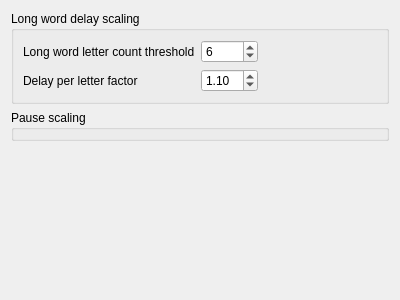
<?xml version="1.0" encoding="UTF-8"?>
<ui version="4.0">
 <class>CSettingsPagePauses</class>
 <widget class="QWidget" name="CSettingsPagePauses">
  <property name="geometry">
   <rect>
    <x>0</x>
    <y>0</y>
    <width>400</width>
    <height>300</height>
   </rect>
  </property>
  <property name="windowTitle">
   <string>Pause configuration</string>
  </property>
  <layout class="QVBoxLayout" name="verticalLayout">
   <item>
    <widget class="QGroupBox" name="groupBox">
     <property name="title">
      <string>Long word delay scaling</string>
     </property>
     <layout class="QHBoxLayout" name="horizontalLayout">
      <item>
       <layout class="QGridLayout" name="gridLayout">
        <item row="0" column="0">
         <widget class="QLabel" name="label">
          <property name="toolTip">
           <string>A word with more letters than specified here is considered long.</string>
          </property>
          <property name="text">
           <string>Long word letter count threshold</string>
          </property>
         </widget>
        </item>
        <item row="0" column="1">
         <widget class="QSpinBox" name="_sbLongWordThreshold">
          <property name="toolTip">
           <string>A word with more letters than specified here is considered long.</string>
          </property>
          <property name="minimum">
           <number>1</number>
          </property>
          <property name="maximum">
           <number>20</number>
          </property>
          <property name="value">
           <number>6</number>
          </property>
         </widget>
        </item>
        <item row="1" column="0">
         <widget class="QLabel" name="label_2">
          <property name="toolTip">
           <string>Every letter over the long word threshold adds up to the delay as follows:
TOTAL DELAY = BASE DELAY + FACTOR * (WORD LENGTH - LONG WORD THRESHOLD)</string>
          </property>
          <property name="text">
           <string>Delay per letter factor</string>
          </property>
         </widget>
        </item>
        <item row="1" column="1">
         <widget class="QDoubleSpinBox" name="_sbLongWordDelayFactor">
          <property name="toolTip">
           <string>Every letter over the long word threshold adds up to the delay as follows:
TOTAL DELAY = BASE DELAY + FACTOR * (WORD LENGTH - LONG WORD THRESHOLD)</string>
          </property>
          <property name="minimum">
           <double>1.000000000000000</double>
          </property>
          <property name="maximum">
           <double>10.000000000000000</double>
          </property>
          <property name="singleStep">
           <double>0.010000000000000</double>
          </property>
          <property name="value">
           <double>1.100000000000000</double>
          </property>
         </widget>
        </item>
       </layout>
      </item>
      <item>
       <spacer name="horizontalSpacer">
        <property name="orientation">
         <enum>Qt::Horizontal</enum>
        </property>
        <property name="sizeHint" stdset="0">
         <size>
          <width>135</width>
          <height>20</height>
         </size>
        </property>
       </spacer>
      </item>
     </layout>
    </widget>
   </item>
   <item>
    <widget class="QGroupBox" name="_pauseScalingGroupbox">
     <property name="title">
      <string>Pause scaling</string>
     </property>
    </widget>
   </item>
   <item>
    <spacer name="verticalSpacer">
     <property name="orientation">
      <enum>Qt::Vertical</enum>
     </property>
     <property name="sizeHint" stdset="0">
      <size>
       <width>20</width>
       <height>192</height>
      </size>
     </property>
    </spacer>
   </item>
  </layout>
 </widget>
 <resources/>
 <connections/>
</ui>
